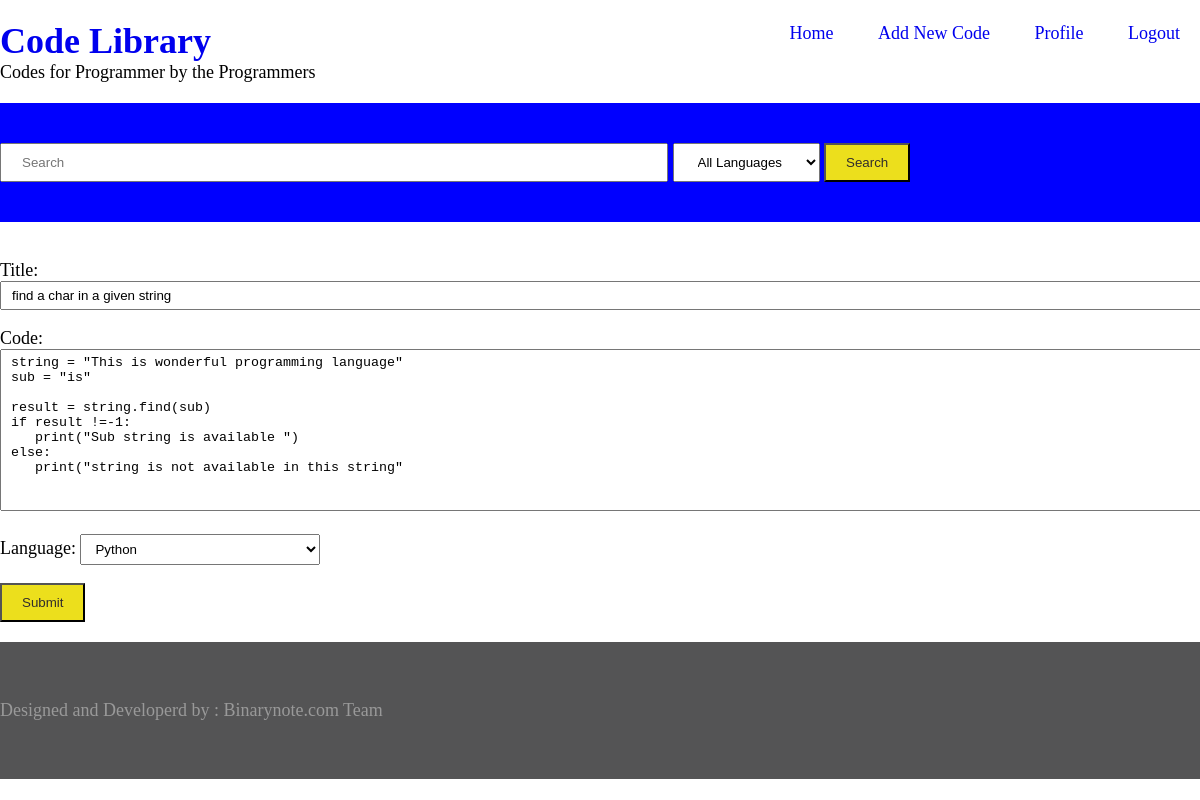
Page /17/update/ (signed in) on the committed database.
### library/models.py (models this page shows, shortened)
class code(models.Model):
    STATUS = [('Dr', 'Draft'), ('Pub', 'Published')]
    language = models.ForeignKey('language', on_delete=models.CASCADE)
    title = models.CharField(max_length=250)
    code = models.TextField()
    keywords = TaggableManager()
    status = models.CharField(max_length=20, choices=STATUS, default='Dr')
    submitted_on = models.DateField(auto_now=True)
    updated_on = models.DateField(auto_now=False)
    author      =models.ForeignKey(User, default = 1, on_delete = models.CASCADE)

class language(models.Model):
    language = models.CharField(max_length=30)
    def __str__(self):
        return self.language

### library/views.py (the view)
# urls.py: path('<int:pk>/update/', updateCode.as_view(), name="update"),
class updateCode(LoginRequiredMixin, UpdateView):
    model = code
    fields = ('title', 'code', 'keywords', 'language')
    context_object_name = 'post'
    template_name = 'library/codeForm.html'
    success_url = reverse_lazy('home')

### library/templates/library/codeForm.html (shortened to what this page needs)
{% extends 'library/base.html' %}
    {% block content %}
        <form class="codeform" action="" method="POST">
            {{ form.as_p }}
            <button name="submit" type="submit" value="submit">Submit</button>
        </form>
    {% endblock %}

### library/static/css/style.css (style rules this page uses)
body { margin: 0; padding: 0; font-size: 18px; height: 100vh; }
.codeform { width: 100vw; max-width: 1300px; }
.codeform input { width: 100%; padding: 5px 10px; }
.codeform textarea { width: 100%; padding: 5px 10px; }
.codeform select { padding: 6px 10px; width: 20%; }
input, select, button { padding: 10px 20px; }
button { background: #ecdf1c; color: rgb(49, 45, 45); }

### rows in the picture
code: title "find a char in a given string", code "string = \"This is wonderful programming language\" sub = \"is\" result = string.find(sub) if result !=-1: print(\"Sub string is available \") else: print(\"string is not available in this string\""
language: language "Python"
